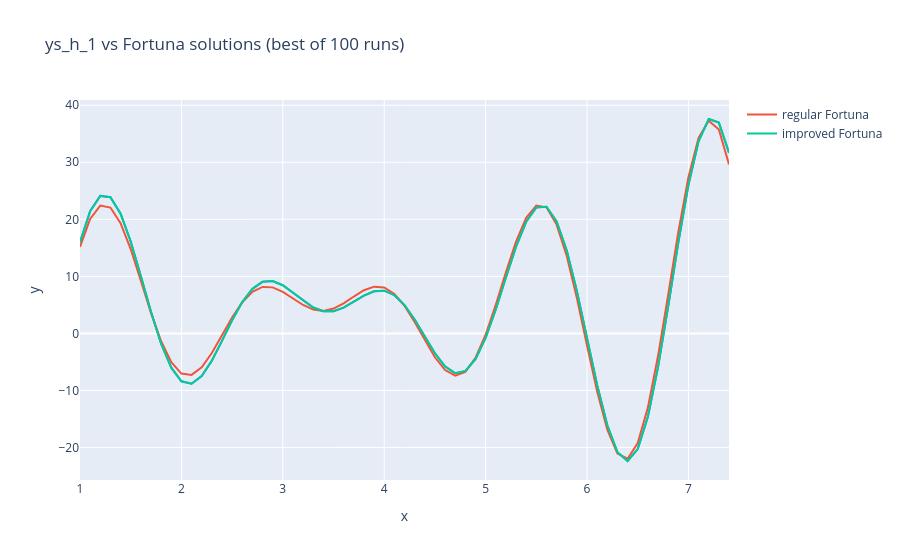
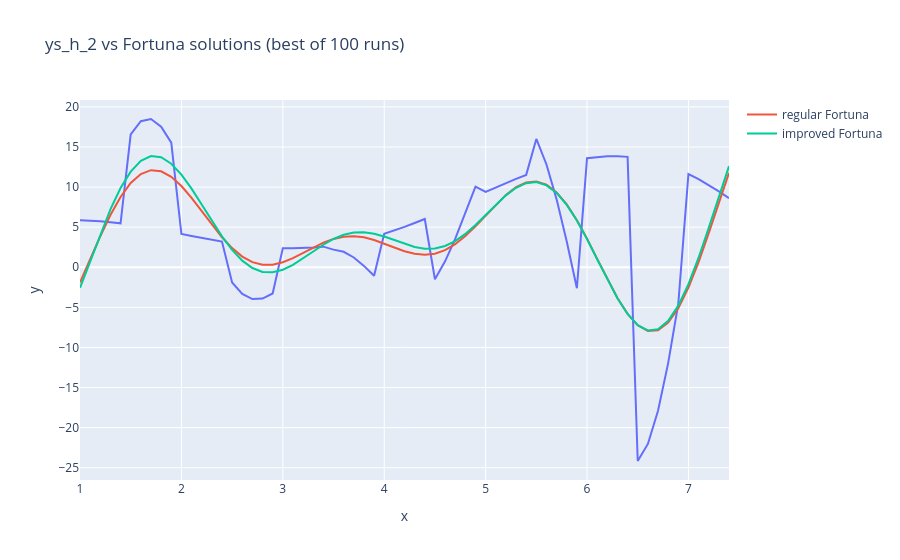

Source (notebook cell) for these figures, in order:
### Markdown cell above
### Exercice 3
$h(x) = \mu - (\zeta sin(\kappa x) )  (\tau (x + \lambda))$

### Code cell
%%time
# PART 3: optimize h(x) = mu - (zeta * sin(kappa * x)) * (tau * (x + lambda))
# Uses sample_theta, get_loss, fortuna, fortuna_shrinking, xs, ys_h_1, ys_h_2 from the cells above
# Do not run Task 5 before this cell: it redefines predict and xs.
import numpy as np
import plotly.express as px


def predict_h(x, theta):
    # 5 parameters: mu (vertical offset), zeta and tau (amplitude), kappa (frequency), lam (shift)
    mu, zeta, kappa, tau, lam = theta
    return mu - (zeta * np.sin(kappa * x)) * (tau * (x + lam))


def summary(losses):
    # the median is shown too: a few runs stuck in a local minimum can blow up the average
    return (f"average {np.mean(losses):.2f} | median {np.median(losses):.2f} "
            f"| min {np.min(losses):.2f} | max {np.max(losses):.2f}")

def fortuna(xs, ys, n_params, n_guesses=100000, predict_fn=predict):
    # Regular Fortuna: n_guesses random guesses, keep the best one
    # predict_fn lets us reuse this function for another model (h(x) later)
    best_loss = float('inf')
    best_theta = None

    for _ in range(n_guesses):
        curr_theta = sample_theta(n_params)
        y_hat = predict_fn(xs, curr_theta)
        curr_loss = get_loss(y_hat, ys)

        if curr_loss < best_loss:
            best_loss = curr_loss
            best_theta = curr_theta

    return best_loss, best_theta
    
n_params_h = 5
n_runs = 100

# ys_h_2 is written with double brackets -> shape (1, 65), flatten it to (65,)
datasets = {"ys_h_1": ys_h_1.flatten(), "ys_h_2": ys_h_2.flatten()}

for name, ys_target in datasets.items():
    losses_base, losses_impr = [], []
    best_base, best_impr = (float('inf'), None), (float('inf'), None)

    for run in range(n_runs):
        loss_b, theta_b = fortuna(xs, ys_target, n_params_h, predict_fn=predict_h)
        loss_i, theta_i = fortuna_shrinking(xs, ys_target, n_params_h, predict_fn=predict_h)
        losses_base.append(loss_b)
        losses_impr.append(loss_i)
        best_base = min(best_base, (loss_b, theta_b), key=lambda t: t[0])
        best_impr = min(best_impr, (loss_i, theta_i), key=lambda t: t[0])

    print("=" * 50)
    print(name)
    print("  regular Fortuna :", summary(losses_base))
    print("  improved Fortuna:", summary(losses_impr))
    print("  best theta (improved) [mu, zeta, kappa, tau, lam]:", np.round(best_impr[1], 3))

    fig = px.line(x=xs, y=ys_target, title=f"{name} vs Fortuna solutions (best of {n_runs} runs)")
    fig.add_scatter(x=xs, y=predict_h(xs, best_base[1]), mode='lines', name="regular Fortuna")
    fig.add_scatter(x=xs, y=predict_h(xs, best_impr[1]), mode='lines', name="improved Fortuna")
    fig.show()

### Figure 1 — Plotly figure (JSON) as saved in the notebook; plotly's stock layout.template omitted (floating-point values rounded to 4 significant figures)
{"data": [{"hovertemplate": "x=%{x}<br>y=%{y}<extra></extra>", "legendgroup": "", "line": {"color": "#636efa", "dash": "solid"}, "marker": {"symbol": "circle"}, "mode": "lines", "name": "", "orientation": "v", "showlegend": false, "type": "scatter", "x": [1.0, 1.1, 1.2, 1.3, 1.4, 1.5, 1.6, 1.7, 1.8, 1.9, 2.0, 2.1, 2.2, 2.3, 2.4, 2.5, 2.6, 2.7, 2.8, 2.9, 3.0, 3.1, 3.2, 3.3, 3.4, 3.5, 3.6, 3.7, 3.8, 3.9, 4.0, 4.1, 4.2, 4.3, 4.4, 4.5, 4.6, 4.7, 4.8, 4.9, 5.0, 5.1, 5.2, 5.3, 5.4, 5.5, 5.6, 5.7, 5.8, 5.9, 6.0, 6.1, 6.2, 6.3, 6.4, 6.5, 6.6, 6.7, 6.8, 6.9, 7.0, 7.1, 7.2, 7.3, 7.4], "xaxis": "x", "y": [15.98, 21.42, 24.1, 23.87, 21.0, 16.11, 10.06, 3.79, -1.8, -6.01, -8.39, -8.82, -7.47, -4.77, -1.3, 2.31, 5.49, 7.81, 9.04, 9.18, 8.44, 7.15, 5.72, 4.54, 3.89, 3.9, 4.52, 5.54, 6.63, 7.39, 7.49, 6.7, 4.97, 2.44, -0.54, -3.48, -5.8, -6.98, -6.61, -4.51, -0.79, 4.2, 9.8, 15.21, 19.57, 22.09, 22.2, 19.63, 14.52, 7.41, -0.83, -9.07, -16.11, -20.83, -22.36, -20.27, -14.59, -5.91, 4.72, 15.9, 26.06, 33.69, 37.58, 36.94, 31.64], "yaxis": "y"}, {"mode": "lines", "name": "regular Fortuna", "type": "scatter", "x": [1.0, 1.1, 1.2, 1.3, 1.4, 1.5, 1.6, 1.7, 1.8, 1.9, 2.0, 2.1, 2.2, 2.3, 2.4, 2.5, 2.6, 2.7, 2.8, 2.9, 3.0, 3.1, 3.2, 3.3, 3.4, 3.5, 3.6, 3.7, 3.8, 3.9, 4.0, 4.1, 4.2, 4.3, 4.4, 4.5, 4.6, 4.7, 4.8, 4.9, 5.0, 5.1, 5.2, 5.3, 5.4, 5.5, 5.6, 5.7, 5.8, 5.9, 6.0, 6.1, 6.2, 6.3, 6.4, 6.5, 6.6, 6.7, 6.8, 6.9, 7.0, 7.1, 7.2, 7.3, 7.4], "y": [15.17, 20.07, 22.4, 22.06, 19.33, 14.79, 9.26, 3.6, -1.38, -5.049, -7.038, -7.266, -5.928, -3.438, -0.3415, 2.789, 5.451, 7.289, 8.147, 8.072, 7.286, 6.131, 4.985, 4.185, 3.953, 4.353, 5.277, 6.466, 7.566, 8.198, 8.046, 6.927, 4.845, 2.013, -1.171, -4.176, -6.426, -7.398, -6.727, -4.285, -0.2266, 5.005, 10.72, 16.1, 20.25, 22.42, 22.09, 19.08, 13.58, 6.206, -2.103, -10.2, -16.88, -21.07, -21.97, -19.23, -13.0, -3.967, 6.755, 17.73, 27.39, 34.29, 37.28, 35.74, 29.63]}, {"mode": "lines", "name": "improved Fortuna", "type": "scatter", "x": [1.0, 1.1, 1.2, 1.3, 1.4, 1.5, 1.6, 1.7, 1.8, 1.9, 2.0, 2.1, 2.2, 2.3, 2.4, 2.5, 2.6, 2.7, 2.8, 2.9, 3.0, 3.1, 3.2, 3.3, 3.4, 3.5, 3.6, 3.7, 3.8, 3.9, 4.0, 4.1, 4.2, 4.3, 4.4, 4.5, 4.6, 4.7, 4.8, 4.9, 5.0, 5.1, 5.2, 5.3, 5.4, 5.5, 5.6, 5.7, 5.8, 5.9, 6.0, 6.1, 6.2, 6.3, 6.4, 6.5, 6.6, 6.7, 6.8, 6.9, 7.0, 7.1, 7.2, 7.3, 7.4], "y": [15.99, 21.44, 24.12, 23.88, 21.01, 16.12, 10.07, 3.797, -1.8, -6.011, -8.396, -8.827, -7.479, -4.777, -1.302, 2.314, 5.496, 7.815, 9.047, 9.192, 8.448, 7.158, 5.728, 4.545, 3.893, 3.902, 4.524, 5.543, 6.626, 7.392, 7.496, 6.708, 4.975, 2.447, -0.5306, -3.462, -5.786, -6.966, -6.603, -4.513, -0.7878, 4.192, 9.793, 15.21, 19.57, 22.09, 22.2, 19.64, 14.54, 7.435, -0.8019, -9.047, -16.09, -20.82, -22.36, -20.27, -14.6, -5.929, 4.695, 15.87, 26.04, 33.68, 37.58, 36.95, 31.66]}], "layout": {"legend": {"tracegroupgap": 0}, "title": {"text": "ys_h_1 vs Fortuna solutions (best of 100 runs)"}, "xaxis": {"anchor": "y", "domain": [0, 1], "title": {"text": "x"}}, "yaxis": {"anchor": "x", "domain": [0, 1], "title": {"text": "y"}}}}

### Figure 2 — Plotly figure (JSON) as saved in the notebook; plotly's stock layout.template omitted (floating-point values rounded to 4 significant figures)
{"data": [{"hovertemplate": "x=%{x}<br>y=%{y}<extra></extra>", "legendgroup": "", "line": {"color": "#636efa", "dash": "solid"}, "marker": {"symbol": "circle"}, "mode": "lines", "name": "", "orientation": "v", "showlegend": false, "type": "scatter", "x": [1.0, 1.1, 1.2, 1.3, 1.4, 1.5, 1.6, 1.7, 1.8, 1.9, 2.0, 2.1, 2.2, 2.3, 2.4, 2.5, 2.6, 2.7, 2.8, 2.9, 3.0, 3.1, 3.2, 3.3, 3.4, 3.5, 3.6, 3.7, 3.8, 3.9, 4.0, 4.1, 4.2, 4.3, 4.4, 4.5, 4.6, 4.7, 4.8, 4.9, 5.0, 5.1, 5.2, 5.3, 5.4, 5.5, 5.6, 5.7, 5.8, 5.9, 6.0, 6.1, 6.2, 6.3, 6.4, 6.5, 6.6, 6.7, 6.8, 6.9, 7.0, 7.1, 7.2, 7.3, 7.4], "xaxis": "x", "y": [5.87, 5.83, 5.74, 5.62, 5.48, 16.58, 18.21, 18.49, 17.54, 15.54, 4.15, 3.9, 3.65, 3.42, 3.2, -1.9, -3.32, -3.97, -3.91, -3.27, 2.38, 2.36, 2.39, 2.46, 2.57, 2.2, 1.93, 1.22, 0.17, -1.06, 4.18, 4.59, 5.04, 5.52, 6.02, -1.49, 0.74, 3.55, 6.75, 10.06, 9.39, 9.95, 10.5, 11.02, 11.52, 16.0, 12.82, 8.47, 3.21, -2.62, 13.61, 13.76, 13.84, 13.84, 13.77, -24.16, -22.03, -17.9, -11.95, -4.55, 11.63, 10.99, 10.27, 9.47, 8.61], "yaxis": "y"}, {"mode": "lines", "name": "regular Fortuna", "type": "scatter", "x": [1.0, 1.1, 1.2, 1.3, 1.4, 1.5, 1.6, 1.7, 1.8, 1.9, 2.0, 2.1, 2.2, 2.3, 2.4, 2.5, 2.6, 2.7, 2.8, 2.9, 3.0, 3.1, 3.2, 3.3, 3.4, 3.5, 3.6, 3.7, 3.8, 3.9, 4.0, 4.1, 4.2, 4.3, 4.4, 4.5, 4.6, 4.7, 4.8, 4.9, 5.0, 5.1, 5.2, 5.3, 5.4, 5.5, 5.6, 5.7, 5.8, 5.9, 6.0, 6.1, 6.2, 6.3, 6.4, 6.5, 6.6, 6.7, 6.8, 6.9, 7.0, 7.1, 7.2, 7.3, 7.4], "y": [-1.894, 0.9926, 3.863, 6.514, 8.773, 10.51, 11.63, 12.11, 11.97, 11.28, 10.13, 8.653, 7.003, 5.321, 3.744, 2.387, 1.334, 0.6355, 0.3039, 0.317, 0.6217, 1.141, 1.784, 2.455, 3.064, 3.536, 3.817, 3.882, 3.735, 3.408, 2.959, 2.463, 2.008, 1.679, 1.555, 1.697, 2.138, 2.882, 3.898, 5.123, 6.464, 7.808, 9.027, 9.992, 10.58, 10.71, 10.3, 9.334, 7.834, 5.87, 3.556, 1.043, -1.487, -3.839, -5.816, -7.237, -7.952, -7.858, -6.903, -5.103, -2.537, 0.6521, 4.267, 8.065, 11.78]}, {"mode": "lines", "name": "improved Fortuna", "type": "scatter", "x": [1.0, 1.1, 1.2, 1.3, 1.4, 1.5, 1.6, 1.7, 1.8, 1.9, 2.0, 2.1, 2.2, 2.3, 2.4, 2.5, 2.6, 2.7, 2.8, 2.9, 3.0, 3.1, 3.2, 3.3, 3.4, 3.5, 3.6, 3.7, 3.8, 3.9, 4.0, 4.1, 4.2, 4.3, 4.4, 4.5, 4.6, 4.7, 4.8, 4.9, 5.0, 5.1, 5.2, 5.3, 5.4, 5.5, 5.6, 5.7, 5.8, 5.9, 6.0, 6.1, 6.2, 6.3, 6.4, 6.5, 6.6, 6.7, 6.8, 6.9, 7.0, 7.1, 7.2, 7.3, 7.4], "y": [-2.559, 0.7889, 4.13, 7.229, 9.881, 11.93, 13.27, 13.86, 13.72, 12.91, 11.56, 9.806, 7.825, 5.787, 3.853, 2.163, 0.8233, -0.09825, -0.5772, -0.6302, -0.3108, 0.2982, 1.095, 1.968, 2.81, 3.528, 4.051, 4.336, 4.375, 4.189, 3.831, 3.374, 2.908, 2.526, 2.313, 2.341, 2.655, 3.268, 4.159, 5.274, 6.524, 7.798, 8.969, 9.907, 10.49, 10.62, 10.22, 9.266, 7.779, 5.825, 3.517, 1.008, -1.517, -3.861, -5.821, -7.212, -7.882, -7.724, -6.687, -4.789, -2.112, 1.193, 4.92, 8.817, 12.61]}], "layout": {"legend": {"tracegroupgap": 0}, "title": {"text": "ys_h_2 vs Fortuna solutions (best of 100 runs)"}, "xaxis": {"anchor": "y", "domain": [0, 1], "title": {"text": "x"}}, "yaxis": {"anchor": "x", "domain": [0, 1], "title": {"text": "y"}}}}
